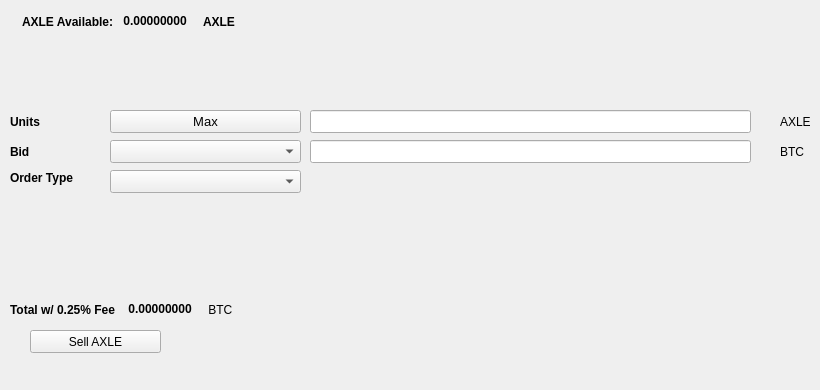
   <widget class="QWidget" name="SellTab">
    <attribute name="title">
     <string>Sell</string>
    </attribute>
    <widget class="QLabel" name="label_16">
     <property name="geometry">
      <rect>
       <x>780</x>
       <y>140</y>
       <width>31</width>
       <height>23</height>
      </rect>
     </property>
     <property name="text">
      <string>BTC</string>
     </property>
    </widget>
    <widget class="QComboBox" name="SellBidcomboBox">
     <property name="geometry">
      <rect>
       <x>110</x>
       <y>140</y>
       <width>191</width>
       <height>23</height>
      </rect>
     </property>
     <property name="font">
      <font>
       <pointsize>10</pointsize>
      </font>
     </property>
    </widget>
    <widget class="QLabel" name="label_18">
     <property name="geometry">
      <rect>
       <x>10</x>
       <y>110</y>
       <width>46</width>
       <height>23</height>
      </rect>
     </property>
     <property name="font">
      <font>
       <weight>75</weight>
       <bold>true</bold>
      </font>
     </property>
     <property name="text">
      <string>Units</string>
     </property>
    </widget>
    <widget class="QPushButton" name="Sell_Max_Amount">
     <property name="geometry">
      <rect>
       <x>110</x>
       <y>110</y>
       <width>191</width>
       <height>23</height>
      </rect>
     </property>
     <property name="font">
      <font>
       <pointsize>10</pointsize>
      </font>
     </property>
     <property name="text">
      <string>Max</string>
     </property>
    </widget>
    <widget class="QLabel" name="label_20">
     <property name="geometry">
      <rect>
       <x>10</x>
       <y>170</y>
       <width>91</width>
       <height>16</height>
      </rect>
     </property>
     <property name="font">
      <font>
       <weight>75</weight>
       <bold>true</bold>
      </font>
     </property>
     <property name="text">
      <string>Order Type</string>
     </property>
    </widget>
    <widget class="QComboBox" name="SellOrdertypeCombo">
     <property name="geometry">
      <rect>
       <x>110</x>
       <y>170</y>
       <width>191</width>
       <height>23</height>
      </rect>
     </property>
     <property name="font">
      <font>
       <pointsize>10</pointsize>
      </font>
     </property>
    </widget>
    <widget class="QLabel" name="label_21">
     <property name="geometry">
      <rect>
       <x>10</x>
       <y>140</y>
       <width>46</width>
       <height>23</height>
      </rect>
     </property>
     <property name="font">
      <font>
       <weight>75</weight>
       <bold>true</bold>
      </font>
     </property>
     <property name="text">
      <string>Bid</string>
     </property>
    </widget>
    <widget class="QLabel" name="label_22">
     <property name="geometry">
      <rect>
       <x>780</x>
       <y>110</y>
       <width>31</width>
       <height>23</height>
      </rect>
     </property>
     <property name="text">
      <string>AXLE</string>
     </property>
    </widget>
    <widget class="QLineEdit" name="UnitsInputAXLE">
     <property name="geometry">
      <rect>
       <x>310</x>
       <y>110</y>
       <width>441</width>
       <height>23</height>
      </rect>
     </property>
     <property name="font">
      <font>
       <pointsize>9</pointsize>
       <weight>75</weight>
       <bold>true</bold>
      </font>
     </property>
    </widget>
    <widget class="QLineEdit" name="SellBidPriceEdit">
     <property name="geometry">
      <rect>
       <x>310</x>
       <y>140</y>
       <width>441</width>
       <height>23</height>
      </rect>
     </property>
     <property name="font">
      <font>
       <pointsize>9</pointsize>
       <weight>75</weight>
       <bold>true</bold>
      </font>
     </property>
    </widget>
    <widget class="QPushButton" name="SellAXLEBTN">
     <property name="geometry">
      <rect>
       <x>30</x>
       <y>330</y>
       <width>131</width>
       <height>23</height>
      </rect>
     </property>
     <property name="text">
      <string>Sell AXLE</string>
     </property>
     <property name="icon">
      <iconset resource="../bitcoin.qrc">
       <normaloff>:/icons/bitcoin</normaloff>:/icons/bitcoin</iconset>
     </property>
    </widget>
    <widget class="QWidget" name="layoutWidget3">
     <property name="geometry">
      <rect>
       <x>22</x>
       <y>12</y>
       <width>258</width>
       <height>19</height>
      </rect>
     </property>
     <layout class="QHBoxLayout" name="horizontalLayout">
      <item>
       <widget class="QLabel" name="label232_2">
        <property name="font">
         <font>
          <weight>75</weight>
          <bold>true</bold>
         </font>
        </property>
        <property name="text">
         <string>AXLE Available:</string>
        </property>
       </widget>
      </item>
      <item>
       <widget class="QLabel" name="AXLEAvailableLabel">
        <property name="palette">
         <palette>
          <active>
           <colorrole role="WindowText">
            <brush brushstyle="SolidPattern">
             <color alpha="255">
              <red>0</red>
              <green>0</green>
              <blue>0</blue>
             </color>
            </brush>
           </colorrole>
           <colorrole role="Button">
            <brush brushstyle="SolidPattern">
             <color alpha="255">
              <red>0</red>
              <green>170</green>
              <blue>0</blue>
             </color>
            </brush>
           </colorrole>
           <colorrole role="Light">
            <brush brushstyle="SolidPattern">
             <color alpha="255">
              <red>0</red>
              <green>255</green>
              <blue>0</blue>
             </color>
            </brush>
           </colorrole>
           <colorrole role="Midlight">
            <brush brushstyle="SolidPattern">
             <color alpha="255">
              <red>0</red>
              <green>212</green>
              <blue>0</blue>
             </color>
            </brush>
           </colorrole>
           <colorrole role="Dark">
            <brush brushstyle="SolidPattern">
             <color alpha="255">
              <red>0</red>
              <green>85</green>
              <blue>0</blue>
             </color>
            </brush>
           </colorrole>
           <colorrole role="Mid">
            <brush brushstyle="SolidPattern">
             <color alpha="255">
              <red>0</red>
              <green>113</green>
              <blue>0</blue>
             </color>
            </brush>
           </colorrole>
           <colorrole role="Text">
            <brush brushstyle="SolidPattern">
             <color alpha="255">
              <red>0</red>
              <green>170</green>
              <blue>0</blue>
             </color>
            </brush>
           </colorrole>
           <colorrole role="BrightText">
            <brush brushstyle="SolidPattern">
             <color alpha="255">
              <red>255</red>
              <green>255</green>
              <blue>255</blue>
             </color>
            </brush>
           </colorrole>
           <colorrole role="ButtonText">
            <brush brushstyle="SolidPattern">
             <color alpha="255">
              <red>0</red>
              <green>0</green>
              <blue>0</blue>
             </color>
            </brush>
           </colorrole>
           <colorrole role="Base">
            <brush brushstyle="SolidPattern">
             <color alpha="255">
              <red>255</red>
              <green>255</green>
              <blue>255</blue>
             </color>
            </brush>
           </colorrole>
           <colorrole role="Window">
            <brush brushstyle="SolidPattern">
             <color alpha="255">
              <red>0</red>
              <green>170</green>
              <blue>0</blue>
             </color>
            </brush>
           </colorrole>
           <colorrole role="Shadow">
            <brush brushstyle="SolidPattern">
             <color alpha="255">
              <red>0</red>
              <green>0</green>
              <blue>0</blue>
             </color>
            </brush>
           </colorrole>
           <colorrole role="AlternateBase">
            <brush brushstyle="SolidPattern">
             <color alpha="255">
              <red>127</red>
              <green>212</green>
              <blue>127</blue>
             </color>
            </brush>
           </colorrole>
           <colorrole role="ToolTipBase">
            <brush brushstyle="SolidPattern">
             <color alpha="255">
              <red>255</red>
              <green>255</green>
              <blue>220</blue>
             </color>
            </brush>
           </colorrole>
           <colorrole role="ToolTipText">
            <brush brushstyle="SolidPattern">
             <color alpha="255">
              <red>0</red>
              <green>0</green>
              <blue>0</blue>
             </color>
            </brush>
           </colorrole>
          </active>
          <inactive>
           <colorrole role="WindowText">
            <brush brushstyle="SolidPattern">
             <color alpha="255">
              <red>0</red>
              <green>0</green>
              <blue>0</blue>
             </color>
            </brush>
           </colorrole>
           <colorrole role="Button">
            <brush brushstyle="SolidPattern">
             <color alpha="255">
              <red>0</red>
              <green>170</green>
              <blue>0</blue>
             </color>
            </brush>
           </colorrole>
           <colorrole role="Light">
            <brush brushstyle="SolidPattern">
             <color alpha="255">
              <red>0</red>
              <green>255</green>
              <blue>0</blue>
             </color>
            </brush>
           </colorrole>
           <colorrole role="Midlight">
            <brush brushstyle="SolidPattern">
             <color alpha="255">
              <red>0</red>
              <green>212</green>
              <blue>0</blue>
             </color>
            </brush>
           </colorrole>
           <colorrole role="Dark">
            <brush brushstyle="SolidPattern">
             <color alpha="255">
              <red>0</red>
              <green>85</green>
              <blue>0</blue>
             </color>
            </brush>
           </colorrole>
           <colorrole role="Mid">
            <brush brushstyle="SolidPattern">
             <color alpha="255">
              <red>0</red>
              <green>113</green>
              <blue>0</blue>
             </color>
            </brush>
           </colorrole>
           <colorrole role="Text">
            <brush brushstyle="SolidPattern">
             <color alpha="255">
              <red>0</red>
              <green>170</green>
              <blue>0</blue>
             </color>
            </brush>
           </colorrole>
           <colorrole role="BrightText">
            <brush brushstyle="SolidPattern">
             <color alpha="255">
              <red>255</red>
              <green>255</green>
              <blue>255</blue>
             </color>
            </brush>
           </colorrole>
           <colorrole role="ButtonText">
            <brush brushstyle="SolidPattern">
             <color alpha="255">
              <red>0</red>
              <green>0</green>
              <blue>0</blue>
             </color>
            </brush>
           </colorrole>
           <colorrole role="Base">
            <brush brushstyle="SolidPattern">
             <color alpha="255">
              <red>255</red>
              <green>255</green>
              <blue>255</blue>
             </color>
            </brush>
           </colorrole>
           <colorrole role="Window">
            <brush brushstyle="SolidPattern">
             <color alpha="255">
              <red>0</red>
              <green>170</green>
              <blue>0</blue>
             </color>
            </brush>
           </colorrole>
           <colorrole role="Shadow">
            <brush brushstyle="SolidPattern">
             <color alpha="255">
              <red>0</red>
              <green>0</green>
              <blue>0</blue>
             </color>
            </brush>
           </colorrole>
           <colorrole role="AlternateBase">
            <brush brushstyle="SolidPattern">
             <color alpha="255">
              <red>127</red>
              <green>212</green>
              <blue>127</blue>
             </color>
            </brush>
           </colorrole>
           <colorrole role="ToolTipBase">
            <brush brushstyle="SolidPattern">
             <color alpha="255">
              <red>255</red>
              <green>255</green>
              <blue>220</blue>
             </color>
            </brush>
           </colorrole>
           <colorrole role="ToolTipText">
            <brush brushstyle="SolidPattern">
             <color alpha="255">
              <red>0</red>
              <green>0</green>
              <blue>0</blue>
             </color>
            </brush>
           </colorrole>
          </inactive>
          <disabled>
           <colorrole role="WindowText">
            <brush brushstyle="SolidPattern">
             <color alpha="255">
              <red>0</red>
              <green>85</green>
              <blue>0</blue>
             </color>
            </brush>
           </colorrole>
           <colorrole role="Button">
            <brush brushstyle="SolidPattern">
             <color alpha="255">
              <red>0</red>
              <green>170</green>
              <blue>0</blue>
             </color>
            </brush>
           </colorrole>
           <colorrole role="Light">
            <brush brushstyle="SolidPattern">
             <color alpha="255">
              <red>0</red>
              <green>255</green>
              <blue>0</blue>
             </color>
            </brush>
           </colorrole>
           <colorrole role="Midlight">
            <brush brushstyle="SolidPattern">
             <color alpha="255">
              <red>0</red>
              <green>212</green>
              <blue>0</blue>
             </color>
            </brush>
           </colorrole>
           <colorrole role="Dark">
            <brush brushstyle="SolidPattern">
             <color alpha="255">
              <red>0</red>
              <green>85</green>
              <blue>0</blue>
             </color>
            </brush>
           </colorrole>
           <colorrole role="Mid">
            <brush brushstyle="SolidPattern">
             <color alpha="255">
              <red>0</red>
              <green>113</green>
              <blue>0</blue>
             </color>
            </brush>
           </colorrole>
           <colorrole role="Text">
            <brush brushstyle="SolidPattern">
             <color alpha="255">
              <red>0</red>
              <green>85</green>
              <blue>0</blue>
             </color>
            </brush>
           </colorrole>
           <colorrole role="BrightText">
            <brush brushstyle="SolidPattern">
             <color alpha="255">
              <red>255</red>
              <green>255</green>
              <blue>255</blue>
             </color>
            </brush>
           </colorrole>
           <colorrole role="ButtonText">
            <brush brushstyle="SolidPattern">
             <color alpha="255">
              <red>0</red>
              <green>85</green>
              <blue>0</blue>
             </color>
            </brush>
           </colorrole>
           <colorrole role="Base">
            <brush brushstyle="SolidPattern">
             <color alpha="255">
              <red>0</red>
              <green>170</green>
              <blue>0</blue>
             </color>
            </brush>
           </colorrole>
           <colorrole role="Window">
            <brush brushstyle="SolidPattern">
             <color alpha="255">
              <red>0</red>
              <green>170</green>
              <blue>0</blue>
             </color>
            </brush>
           </colorrole>
           <colorrole role="Shadow">
            <brush brushstyle="SolidPattern">
             <color alpha="255">
              <red>0</red>
              <green>0</green>
              <blue>0</blue>
             </color>
            </brush>
           </colorrole>
           <colorrole role="AlternateBase">
            <brush brushstyle="SolidPattern">
             <color alpha="255">
              <red>0</red>
              <green>170</green>
              <blue>0</blue>
             </color>
            </brush>
           </colorrole>
           <colorrole role="ToolTipBase">
            <brush brushstyle="SolidPattern">
             <color alpha="255">
              <red>255</red>
              <green>255</green>
              <blue>220</blue>
             </color>
            </brush>
           </colorrole>
           <colorrole role="ToolTipText">
            <brush brushstyle="SolidPattern">
             <color alpha="255">
              <red>0</red>
              <green>0</green>
              <blue>0</blue>
             </color>
            </brush>
           </colorrole>
          </disabled>
         </palette>
        </property>
        <property name="font">
         <font>
          <weight>75</weight>
          <bold>true</bold>
         </font>
        </property>
        <property name="text">
         <string> 0.00000000 </string>
        </property>
        <property name="textInteractionFlags">
         <set>Qt::LinksAccessibleByMouse|Qt::TextSelectableByKeyboard|Qt::TextSelectableByMouse</set>
        </property>
       </widget>
      </item>
      <item>
       <widget class="QLabel" name="labelAXLE">
        <property name="font">
         <font>
          <weight>75</weight>
          <bold>true</bold>
         </font>
        </property>
        <property name="text">
         <string>AXLE</string>
        </property>
       </widget>
      </item>
     </layout>
    </widget>
    <widget class="QWidget" name="layoutWidget">
     <property name="geometry">
      <rect>
       <x>10</x>
       <y>300</y>
       <width>268</width>
       <height>19</height>
      </rect>
     </property>
     <layout class="QHBoxLayout" name="horizontalLayout_2">
      <item>
       <widget class="QLabel" name="label_19">
        <property name="font">
         <font>
          <weight>75</weight>
          <bold>true</bold>
         </font>
        </property>
        <property name="text">
         <string>Total w/ 0.25% Fee </string>
        </property>
       </widget>
      </item>
      <item>
       <widget class="QLabel" name="SellCostLabel">
        <property name="palette">
         <palette>
          <active>
           <colorrole role="WindowText">
            <brush brushstyle="SolidPattern">
             <color alpha="255">
              <red>0</red>
              <green>0</green>
              <blue>0</blue>
             </color>
            </brush>
           </colorrole>
           <colorrole role="Button">
            <brush brushstyle="SolidPattern">
             <color alpha="255">
              <red>0</red>
              <green>170</green>
              <blue>0</blue>
             </color>
            </brush>
           </colorrole>
           <colorrole role="Light">
            <brush brushstyle="SolidPattern">
             <color alpha="255">
              <red>0</red>
              <green>255</green>
              <blue>0</blue>
             </color>
            </brush>
           </colorrole>
           <colorrole role="Midlight">
            <brush brushstyle="SolidPattern">
             <color alpha="255">
              <red>0</red>
              <green>212</green>
              <blue>0</blue>
             </color>
            </brush>
           </colorrole>
           <colorrole role="Dark">
            <brush brushstyle="SolidPattern">
             <color alpha="255">
              <red>0</red>
              <green>85</green>
              <blue>0</blue>
             </color>
            </brush>
           </colorrole>
           <colorrole role="Mid">
            <brush brushstyle="SolidPattern">
             <color alpha="255">
              <red>0</red>
              <green>113</green>
              <blue>0</blue>
             </color>
            </brush>
           </colorrole>
           <colorrole role="Text">
            <brush brushstyle="SolidPattern">
             <color alpha="255">
              <red>0</red>
              <green>170</green>
              <blue>0</blue>
             </color>
            </brush>
           </colorrole>
           <colorrole role="BrightText">
            <brush brushstyle="SolidPattern">
             <color alpha="255">
              <red>255</red>
              <green>255</green>
              <blue>255</blue>
             </color>
            </brush>
           </colorrole>
           <colorrole role="ButtonText">
            <brush brushstyle="SolidPattern">
             <color alpha="255">
              <red>0</red>
              <green>0</green>
              <blue>0</blue>
             </color>
            </brush>
           </colorrole>
           <colorrole role="Base">
            <brush brushstyle="SolidPattern">
             <color alpha="255">
              <red>255</red>
              <green>255</green>
              <blue>255</blue>
             </color>
            </brush>
           </colorrole>
           <colorrole role="Window">
            <brush brushstyle="SolidPattern">
             <color alpha="255">
              <red>0</red>
              <green>170</green>
              <blue>0</blue>
             </color>
            </brush>
           </colorrole>
           <colorrole role="Shadow">
            <brush brushstyle="SolidPattern">
             <color alpha="255">
              <red>0</red>
              <green>0</green>
              <blue>0</blue>
             </color>
            </brush>
           </colorrole>
           <colorrole role="AlternateBase">
            <brush brushstyle="SolidPattern">
             <color alpha="255">
              <red>127</red>
              <green>212</green>
              <blue>127</blue>
             </color>
            </brush>
           </colorrole>
           <colorrole role="ToolTipBase">
            <brush brushstyle="SolidPattern">
             <color alpha="255">
              <red>255</red>
              <green>255</green>
              <blue>220</blue>
             </color>
            </brush>
           </colorrole>
           <colorrole role="ToolTipText">
            <brush brushstyle="SolidPattern">
             <color alpha="255">
              <red>0</red>
              <green>0</green>
              <blue>0</blue>
             </color>
            </brush>
           </colorrole>
          </active>
          <inactive>
           <colorrole role="WindowText">
            <brush brushstyle="SolidPattern">
             <color alpha="255">
              <red>0</red>
              <green>0</green>
              <blue>0</blue>
             </color>
            </brush>
           </colorrole>
           <colorrole role="Button">
            <brush brushstyle="SolidPattern">
             <color alpha="255">
              <red>0</red>
              <green>170</green>
              <blue>0</blue>
             </color>
            </brush>
           </colorrole>
           <colorrole role="Light">
            <brush brushstyle="SolidPattern">
             <color alpha="255">
              <red>0</red>
              <green>255</green>
              <blue>0</blue>
             </color>
            </brush>
           </colorrole>
           <colorrole role="Midlight">
            <brush brushstyle="SolidPattern">
             <color alpha="255">
              <red>0</red>
              <green>212</green>
              <blue>0</blue>
             </color>
            </brush>
           </colorrole>
           <colorrole role="Dark">
            <brush brushstyle="SolidPattern">
             <color alpha="255">
              <red>0</red>
              <green>85</green>
              <blue>0</blue>
             </color>
            </brush>
           </colorrole>
           <colorrole role="Mid">
            <brush brushstyle="SolidPattern">
             <color alpha="255">
              <red>0</red>
              <green>113</green>
              <blue>0</blue>
             </color>
            </brush>
           </colorrole>
           <colorrole role="Text">
            <brush brushstyle="SolidPattern">
             <color alpha="255">
              <red>0</red>
              <green>170</green>
              <blue>0</blue>
             </color>
            </brush>
           </colorrole>
           <colorrole role="BrightText">
            <brush brushstyle="SolidPattern">
             <color alpha="255">
              <red>255</red>
              <green>255</green>
              <blue>255</blue>
             </color>
            </brush>
           </colorrole>
           <colorrole role="ButtonText">
            <brush brushstyle="SolidPattern">
             <color alpha="255">
              <red>0</red>
              <green>0</green>
              <blue>0</blue>
             </color>
            </brush>
           </colorrole>
           <colorrole role="Base">
            <brush brushstyle="SolidPattern">
             <color alpha="255">
              <red>255</red>
              <green>255</green>
              <blue>255</blue>
             </color>
            </brush>
           </colorrole>
           <colorrole role="Window">
            <brush brushstyle="SolidPattern">
             <color alpha="255">
              <red>0</red>
              <green>170</green>
              <blue>0</blue>
             </color>
            </brush>
           </colorrole>
           <colorrole role="Shadow">
            <brush brushstyle="SolidPattern">
             <color alpha="255">
              <red>0</red>
              <green>0</green>
              <blue>0</blue>
             </color>
            </brush>
           </colorrole>
           <colorrole role="AlternateBase">
            <brush brushstyle="SolidPattern">
             <color alpha="255">
              <red>127</red>
              <green>212</green>
              <blue>127</blue>
             </color>
            </brush>
           </colorrole>
           <colorrole role="ToolTipBase">
            <brush brushstyle="SolidPattern">
             <color alpha="255">
              <red>255</red>
              <green>255</green>
              <blue>220</blue>
             </color>
            </brush>
           </colorrole>
           <colorrole role="ToolTipText">
            <brush brushstyle="SolidPattern">
             <color alpha="255">
              <red>0</red>
              <green>0</green>
              <blue>0</blue>
             </color>
            </brush>
           </colorrole>
          </inactive>
          <disabled>
           <colorrole role="WindowText">
            <brush brushstyle="SolidPattern">
             <color alpha="255">
              <red>0</red>
              <green>85</green>
              <blue>0</blue>
             </color>
            </brush>
           </colorrole>
           <colorrole role="Button">
            <brush brushstyle="SolidPattern">
             <color alpha="255">
              <red>0</red>
              <green>170</green>
              <blue>0</blue>
             </color>
            </brush>
           </colorrole>
           <colorrole role="Light">
            <brush brushstyle="SolidPattern">
             <color alpha="255">
              <red>0</red>
              <green>255</green>
              <blue>0</blue>
             </color>
            </brush>
           </colorrole>
           <colorrole role="Midlight">
            <brush brushstyle="SolidPattern">
             <color alpha="255">
              <red>0</red>
              <green>212</green>
              <blue>0</blue>
             </color>
            </brush>
           </colorrole>
           <colorrole role="Dark">
            <brush brushstyle="SolidPattern">
             <color alpha="255">
              <red>0</red>
              <green>85</green>
              <blue>0</blue>
             </color>
            </brush>
           </colorrole>
           <colorrole role="Mid">
            <brush brushstyle="SolidPattern">
             <color alpha="255">
              <red>0</red>
              <green>113</green>
              <blue>0</blue>
             </color>
            </brush>
           </colorrole>
           <colorrole role="Text">
            <brush brushstyle="SolidPattern">
             <color alpha="255">
              <red>0</red>
              <green>85</green>
              <blue>0</blue>
             </color>
            </brush>
           </colorrole>
           <colorrole role="BrightText">
            <brush brushstyle="SolidPattern">
             <color alpha="255">
              <red>255</red>
              <green>255</green>
              <blue>255</blue>
             </color>
            </brush>
           </colorrole>
           <colorrole role="ButtonText">
            <brush brushstyle="SolidPattern">
             <color alpha="255">
              <red>0</red>
              <green>85</green>
              <blue>0</blue>
             </color>
            </brush>
           </colorrole>
           <colorrole role="Base">
            <brush brushstyle="SolidPattern">
             <color alpha="255">
              <red>0</red>
              <green>170</green>
              <blue>0</blue>
             </color>
            </brush>
           </colorrole>
           <colorrole role="Window">
            <brush brushstyle="SolidPattern">
             <color alpha="255">
              <red>0</red>
              <green>170</green>
              <blue>0</blue>
             </color>
            </brush>
           </colorrole>
           <colorrole role="Shadow">
            <brush brushstyle="SolidPattern">
             <color alpha="255">
              <red>0</red>
              <green>0</green>
              <blue>0</blue>
             </color>
            </brush>
           </colorrole>
           <colorrole role="AlternateBase">
            <brush brushstyle="SolidPattern">
             <color alpha="255">
              <red>0</red>
              <green>170</green>
              <blue>0</blue>
             </color>
            </brush>
           </colorrole>
           <colorrole role="ToolTipBase">
            <brush brushstyle="SolidPattern">
             <color alpha="255">
              <red>255</red>
              <green>255</green>
              <blue>220</blue>
             </color>
            </brush>
           </colorrole>
           <colorrole role="ToolTipText">
            <brush brushstyle="SolidPattern">
             <color alpha="255">
              <red>0</red>
              <green>0</green>
              <blue>0</blue>
             </color>
            </brush>
           </colorrole>
          </disabled>
         </palette>
        </property>
        <property name="font">
         <font>
          <weight>75</weight>
          <bold>true</bold>
         </font>
        </property>
        <property name="autoFillBackground">
         <bool>false</bool>
        </property>
        <property name="text">
         <string> 0.00000000</string>
        </property>
        <property name="textInteractionFlags">
         <set>Qt::LinksAccessibleByMouse|Qt::TextSelectableByMouse</set>
        </property>
       </widget>
      </item>
      <item>
       <widget class="QLabel" name="label_17">
        <property name="font">
         <font>
          <weight>50</weight>
          <bold>false</bold>
         </font>
        </property>
        <property name="text">
         <string> BTC</string>
        </property>
       </widget>
      </item>
     </layout>
    </widget>
    <widget class="QLabel" name="label_23">
     <property name="geometry">
      <rect>
       <x>460</x>
       <y>300</y>
       <width>281</width>
       <height>81</height>
      </rect>
     </property>
     <property name="text">
      <string/>
     </property>
     <property name="pixmap">
      <pixmap>:/images/bittrex</pixmap>
     </property>
    </widget>
   </widget>
